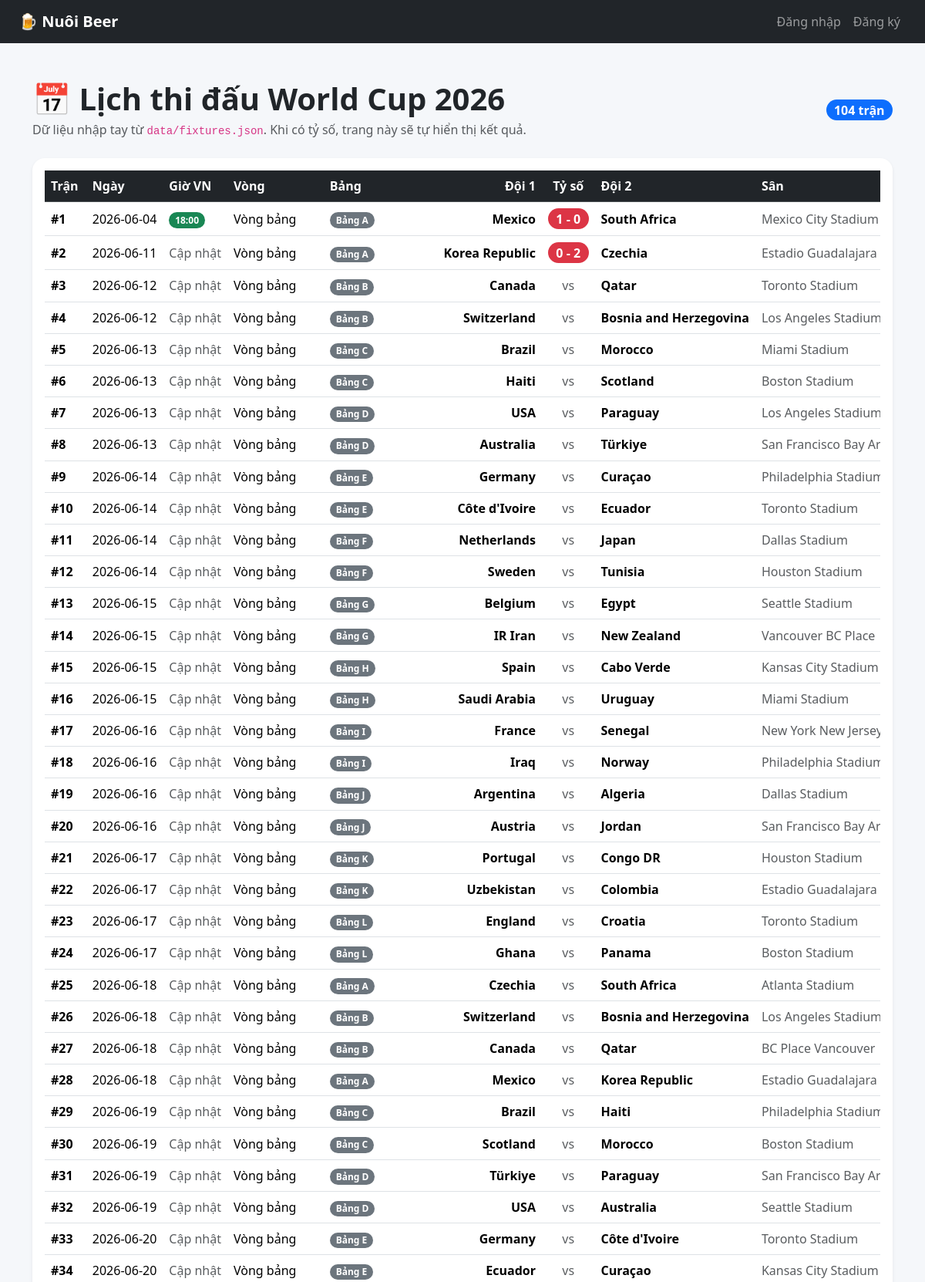
Page /lich-thi-dau (upper part) on the committed database.
### tables this page shows
CREATE TABLE matches (
            id INTEGER PRIMARY KEY AUTOINCREMENT,
            match_no INTEGER UNIQUE NOT NULL,
            match_date TEXT,
            time_vn TEXT,
            stage TEXT,
            group_name TEXT,
            home TEXT NOT NULL,
            away TEXT NOT NULL,
            stadium TEXT,
            city TEXT,
            score_home INTEGER,
            score_away INTEGER,
            handicap_team TEXT,
            handicap_value REAL DEFAULT 0,
            note TEXT,
            updated_at TIMESTAMP DEFAULT CURRENT_TIMESTAMP
        );

### app.py (the view)
@app.route("/lich-thi-dau")
def fixtures():
    fixtures = get_matches()
    for match in fixtures:
        match["handicap_text"] = get_handicap_text(match)
    return render_template("lich_thi_dau.html", fixtures=fixtures)

### app.py (called while the page is built)
def get_db():
    conn = sqlite3.connect(DB_NAME)
    conn.row_factory = sqlite3.Row
    return conn

def rows_to_dicts(rows):
    return [dict(row) for row in rows]

def get_matches():
    conn = get_db()
    rows = conn.execute("""
        SELECT
            match_no,
            match_date AS date,
            time_vn,
            stage,
            group_name AS "group",
            home,
            away,
            stadium,
            city,
            score_home,
            score_away,
            handicap_team,
            handicap_value,
            note
        FROM matches
        ORDER BY match_no ASC
    """).fetchall()
    conn.close()
    return rows_to_dicts(rows)

def get_handicap_text(match):
    handicap_team = match.get("handicap_team")
    handicap_value = match.get("handicap_value") or 0
    if not handicap_team or handicap_value == 0:
        return "Đồng banh"
    if handicap_team == "home":
        return f"{match.get('home')} chấp {handicap_value:g}"
    if handicap_team == "away":
        return f"{match.get('away')} chấp {handicap_value:g}"
    return "Đồng banh"

@app.context_processor
def utility_processor():
    return {
        "get_handicap_text": get_handicap_text
    }

### templates/lich_thi_dau.html (shortened to what this page needs)
{% extends "base.html" %}
{% block content %}
<div class="container py-5">
  <div class="d-flex flex-column flex-md-row justify-content-between align-items-md-center mb-4">
    <div>
      <h1 class="fw-bold mb-1">📅 Lịch thi đấu World Cup 2026</h1>
      <p class="text-muted mb-0">
        Dữ liệu nhập tay từ <code>data/fixtures.json</code>. Khi có tỷ số, trang này sẽ tự hiển thị kết quả.
      </p>
    </div>
    <span class="badge bg-primary fs-6 mt-3 mt-md-0">
      {{ fixtures|length }} trận
    </span>
  </div>
  <div class="card shadow-sm border-0">
    <div class="card-body">
      <div class="table-responsive">
        <table class="table table-hover align-middle mb-0">
          <thead class="table-dark">
            <tr>
              <th>Trận</th>
              <th>Ngày</th>
              <th>Giờ VN</th>
              <th>Vòng</th>
              <th>Bảng</th>
              <th class="text-end">Đội 1</th>
              <th class="text-center">Tỷ số</th>
              <th>Đội 2</th>
              <th>Sân</th>
            </tr>
          </thead>
          <tbody>
            {% for match in fixtures %}
            <tr>
              <td class="fw-bold">#{{ match.match_no }}</td>
              <td>{{ match.date }}</td>
              <td>
                {% if match.time_vn %}
                  <span class="badge bg-success">{{ match.time_vn }}</span>
                {% else %}
                  <span class="text-muted">Cập nhật</span>
                {% endif %}
              </td>
              <td>{{ match.stage }}</td>
              <td>
                {% if match.group %}
                  <span class="badge bg-secondary">Bảng {{ match.group }}</span>
                {% else %}
                  <span class="text-muted">-</span>
                {% endif %}
              </td>
              <td class="fw-semibold text-end">{{ match.home }}</td>
              <td class="text-center">
                {% if match.score_home is not none and match.score_away is not none %}
                  <span class="badge bg-danger fs-6">
                    {{ match.score_home }} - {{ match.score_away }}
                  </span>
                {% else %}
                  <span class="text-muted">vs</span>
                {% endif %}
              </td>
              <td class="fw-semibold">{{ match.away }}</td>
              <td class="text-muted">{{ match.stadium }}</td>
            </tr>
            {% endfor %}
          </tbody>
        </table>
      </div>
    </div>
  </div>
</div>
{% endblock %}

### templates/base.html (shortened to what this page needs)
<!doctype html>
<html lang="vi">
<head>
  <link href="https://cdn.jsdelivr.net/npm/bootstrap@5.3.8/dist/css/bootstrap.min.css" rel="stylesheet">
  <link rel="stylesheet" href="{{ url_for('static', filename='css/style.css') }}">
</head>
<body>
  <nav class="navbar navbar-expand-lg navbar-dark bg-dark sticky-top">
    <div class="container-fluid px-4">
      <a class="navbar-brand fw-bold" href="/">
        🍺 Nuôi Beer
      </a>
      <div class="collapse navbar-collapse" id="menu">
        <ul class="navbar-nav ms-auto">
          {% if session.get("user_id") %}
            <li class="nav-item"><a class="nav-link" href="/">Trang chủ</a></li>
            <li class="nav-item"><a class="nav-link" href="/bang-xep-hang">Bảng xếp hạng</a></li>
            <li class="nav-item"><a class="nav-link" href="/lich-thi-dau">Lịch thi đấu</a></li>
            <li class="nav-item"><a class="nav-link" href="/du-doan">Dự đoán</a></li>
            <li class="nav-item"><a class="nav-link" href="/leaderboard">BXH người chơi</a></li>
            <li class="nav-item"><a class="nav-link" href="/lich-su-du-doan">Lịch sử</a></li>
            <li class="nav-item"><a class="nav-link" href="/tong-hop">Tổng hợp</a></li>
            {% if session.get("role") == "admin" %}
              <li class="nav-item"><a class="nav-link text-warning" href="/admin/matches">Quản lý trận</a></li>
              <li class="nav-item"><a class="nav-link text-warning" href="/admin/users">Quản lý user</a></li>
              <li class="nav-item"><a class="nav-link text-warning" href="/admin/backup">Backup</a></li>
              <li class="nav-item"><a class="nav-link text-warning" href="/admin/stage-points">Điểm beer</a></li>
            {% endif %}
            <li class="nav-item"><span class="nav-link text-info">👤 {{ session.get("username") }}</span></li>
            <li class="nav-item"><a class="nav-link" href="/logout">Đăng xuất</a></li>
          {% else %}
            <li class="nav-item"><a class="nav-link" href="/login">Đăng nhập</a></li>
            <li class="nav-item"><a class="nav-link" href="/register">Đăng ký</a></li>
          {% endif %}
        </ul>
      </div>
    </div>
  </nav>
  <main>
    {% block content %}{% endblock %}
  </main>
</body>
</html>

### static/css/style.css (style rules this page uses)
body { background: #f5f7fa; }
.table th { white-space: nowrap; }
.table td { white-space: nowrap; }
.card { border-radius: 16px; }
.badge { border-radius: 999px; }

### rows in the picture
matches: match_no "1", date "2026-06-04", time_vn "18:00", stage "Vòng bảng", group "A", home "Mexico", score_home "1", score_away "0", away "South Africa", stadium "Mexico City Stadium"
matches: match_no "2", date "2026-06-11", shows "Cập nhật", stage "Vòng bảng", group "A", home "Korea Republic", score_home "0", score_away "2", away "Czechia", stadium "Estadio Guadalajara"
matches: match_no "3", date "2026-06-12", shows "Cập nhật", stage "Vòng bảng", group "B", home "Canada", shows "vs", away "Qatar", stadium "Toronto Stadium"
matches: match_no "4", date "2026-06-12", shows "Cập nhật", stage "Vòng bảng", group "B", home "Switzerland", shows "vs", away "Bosnia and Herzegovina", stadium "Los Angeles…"
matches: match_no "5", date "2026-06-13", shows "Cập nhật", stage "Vòng bảng", group "C", home "Brazil", shows "vs", away "Morocco", stadium "Miami Stadium"
matches: match_no "6", date "2026-06-13", shows "Cập nhật", stage "Vòng bảng", group "C", home "Haiti", shows "vs", away "Scotland", stadium "Boston Stadium"
matches: match_no "7", date "2026-06-13", shows "Cập nhật", stage "Vòng bảng", group "D", home "USA", shows "vs", away "Paraguay", stadium "Los Angeles…"
matches: match_no "8", date "2026-06-13", shows "Cập nhật", stage "Vòng bảng", group "D", home "Australia", shows "vs", away "Türkiye", stadium "San Francisco Bay…"
matches: match_no "9", date "2026-06-14", shows "Cập nhật", stage "Vòng bảng", group "E", home "Germany", shows "vs", away "Curaçao", stadium "Philadelphia…"
matches: match_no "10", date "2026-06-14", shows "Cập nhật", stage "Vòng bảng", group "E", home "Côte d'Ivoire", shows "vs", away "Ecuador", stadium "Toronto Stadium"
matches: match_no "11", date "2026-06-14", shows "Cập nhật", stage "Vòng bảng", group "F", home "Netherlands", shows "vs", away "Japan", stadium "Dallas Stadium"
matches: match_no "12", date "2026-06-14", shows "Cập nhật", stage "Vòng bảng", group "F", home "Sweden", shows "vs", away "Tunisia", stadium "Houston Stadium"
matches: match_no "13", date "2026-06-15", shows "Cập nhật", stage "Vòng bảng", group "G", home "Belgium", shows "vs", away "Egypt", stadium "Seattle Stadium"
matches: match_no "14", date "2026-06-15", shows "Cập nhật", stage "Vòng bảng", group "G", home "IR Iran", shows "vs", away "New Zealand", stadium "Vancouver BC Place"
matches: match_no "15", date "2026-06-15", shows "Cập nhật", stage "Vòng bảng", group "H", home "Spain", shows "vs", away "Cabo Verde", stadium "Kansas City Stadium"
matches: match_no "16", date "2026-06-15", shows "Cập nhật", stage "Vòng bảng", group "H", home "Saudi Arabia", shows "vs", away "Uruguay", stadium "Miami Stadium"
matches: match_no "17", date "2026-06-16", shows "Cập nhật", stage "Vòng bảng", group "I", home "France", shows "vs", away "Senegal", stadium "New York New…"
matches: match_no "18", date "2026-06-16", shows "Cập nhật", stage "Vòng bảng", group "I", home "Iraq", shows "vs", away "Norway", stadium "Philadelphia…"
matches: match_no "19", date "2026-06-16", shows "Cập nhật", stage "Vòng bảng", group "J", home "Argentina", shows "vs", away "Algeria", stadium "Dallas Stadium"
matches: match_no "20", date "2026-06-16", shows "Cập nhật", stage "Vòng bảng", group "J", home "Austria", shows "vs", away "Jordan", stadium "San Francisco Bay…"
matches: match_no "21", date "2026-06-17", shows "Cập nhật", stage "Vòng bảng", group "K", home "Portugal", shows "vs", away "Congo DR", stadium "Houston Stadium"
matches: match_no "22", date "2026-06-17", shows "Cập nhật", stage "Vòng bảng", group "K", home "Uzbekistan", shows "vs", away "Colombia", stadium "Estadio Guadalajara"
matches: match_no "23", date "2026-06-17", shows "Cập nhật", stage "Vòng bảng", group "L", home "England", shows "vs", away "Croatia", stadium "Toronto Stadium"
matches: match_no "24", date "2026-06-17", shows "Cập nhật", stage "Vòng bảng", group "L", home "Ghana", shows "vs", away "Panama", stadium "Boston Stadium"
matches: match_no "25", date "2026-06-18", shows "Cập nhật", stage "Vòng bảng", group "A", home "Czechia", shows "vs", away "South Africa", stadium "Atlanta Stadium"
matches: match_no "26", date "2026-06-18", shows "Cập nhật", stage "Vòng bảng", group "B", home "Switzerland", shows "vs", away "Bosnia and Herzegovina", stadium "Los Angeles…"
matches: match_no "27", date "2026-06-18", shows "Cập nhật", stage "Vòng bảng", group "B", home "Canada", shows "vs", away "Qatar", stadium "BC Place Vancouver"
matches: match_no "28", date "2026-06-18", shows "Cập nhật", stage "Vòng bảng", group "A", home "Mexico", shows "vs", away "Korea Republic", stadium "Estadio Guadalajara"
matches: match_no "29", date "2026-06-19", shows "Cập nhật", stage "Vòng bảng", group "C", home "Brazil", shows "vs", away "Haiti", stadium "Philadelphia…"
matches: match_no "30", date "2026-06-19", shows "Cập nhật", stage "Vòng bảng", group "C", home "Scotland", shows "vs", away "Morocco", stadium "Boston Stadium"
matches: match_no "31", date "2026-06-19", shows "Cập nhật", stage "Vòng bảng", group "D", home "Türkiye", shows "vs", away "Paraguay", stadium "San Francisco Bay…"
matches: match_no "32", date "2026-06-19", shows "Cập nhật", stage "Vòng bảng", group "D", home "USA", shows "vs", away "Australia", stadium "Seattle Stadium"
matches: match_no "33", date "2026-06-20", shows "Cập nhật", stage "Vòng bảng", group "E", home "Germany", shows "vs", away "Côte d'Ivoire", stadium "Toronto Stadium"
matches: match_no "34", date "2026-06-20", shows "Cập nhật", stage "Vòng bảng", group "E", home "Ecuador", shows "vs", away "Curaçao", stadium "Kansas City Stadium"

### other values in the picture
{{ fixtures|length }} "104"
